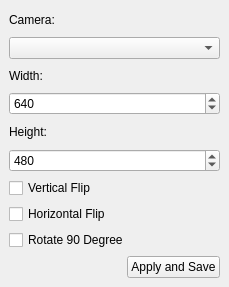
<?xml version="1.0" encoding="UTF-8"?>
<ui version="4.0">
 <class>CameraSettings</class>
 <widget class="QMainWindow" name="CameraSettings">
  <property name="geometry">
   <rect>
    <x>0</x>
    <y>0</y>
    <width>229</width>
    <height>287</height>
   </rect>
  </property>
  <property name="windowTitle">
   <string>Camera Settings</string>
  </property>
  <widget class="QWidget" name="centralwidget">
   <layout class="QVBoxLayout" name="verticalLayout">
    <item>
     <widget class="QLabel" name="camera_id_lbl">
      <property name="text">
       <string>Camera:</string>
      </property>
     </widget>
    </item>
    <item>
     <widget class="QComboBox" name="camera_combo"/>
    </item>
    <item>
     <widget class="QLabel" name="width_lbl">
      <property name="text">
       <string>Width:</string>
      </property>
     </widget>
    </item>
    <item>
     <widget class="QSpinBox" name="width_sp">
      <property name="minimum">
       <number>100</number>
      </property>
      <property name="maximum">
       <number>100000</number>
      </property>
      <property name="singleStep">
       <number>2</number>
      </property>
      <property name="value">
       <number>640</number>
      </property>
     </widget>
    </item>
    <item>
     <widget class="QLabel" name="height_lbl">
      <property name="text">
       <string>Height:</string>
      </property>
     </widget>
    </item>
    <item>
     <widget class="QSpinBox" name="height_sp">
      <property name="minimum">
       <number>100</number>
      </property>
      <property name="maximum">
       <number>100000</number>
      </property>
      <property name="singleStep">
       <number>2</number>
      </property>
      <property name="value">
       <number>480</number>
      </property>
     </widget>
    </item>
    <item>
     <widget class="QCheckBox" name="vertical_flip_cb">
      <property name="text">
       <string>Vertical Flip</string>
      </property>
     </widget>
    </item>
    <item>
     <widget class="QCheckBox" name="horizontal_flip_cb">
      <property name="text">
       <string>Horizontal Flip</string>
      </property>
     </widget>
    </item>
    <item>
     <widget class="QCheckBox" name="rotate_90_cb">
      <property name="text">
       <string>Rotate 90 Degree </string>
      </property>
     </widget>
    </item>
    <item>
     <layout class="QHBoxLayout" name="bottom_buttons">
      <item>
       <spacer name="horizontalSpacer">
        <property name="orientation">
         <enum>Qt::Orientation::Horizontal</enum>
        </property>
        <property name="sizeHint" stdset="0">
         <size>
          <width>40</width>
          <height>20</height>
         </size>
        </property>
       </spacer>
      </item>
      <item>
       <widget class="QPushButton" name="apply_and_save_btn">
        <property name="text">
         <string>Apply and Save</string>
        </property>
       </widget>
      </item>
     </layout>
    </item>
   </layout>
  </widget>
 </widget>
 <resources/>
 <connections/>
</ui>
